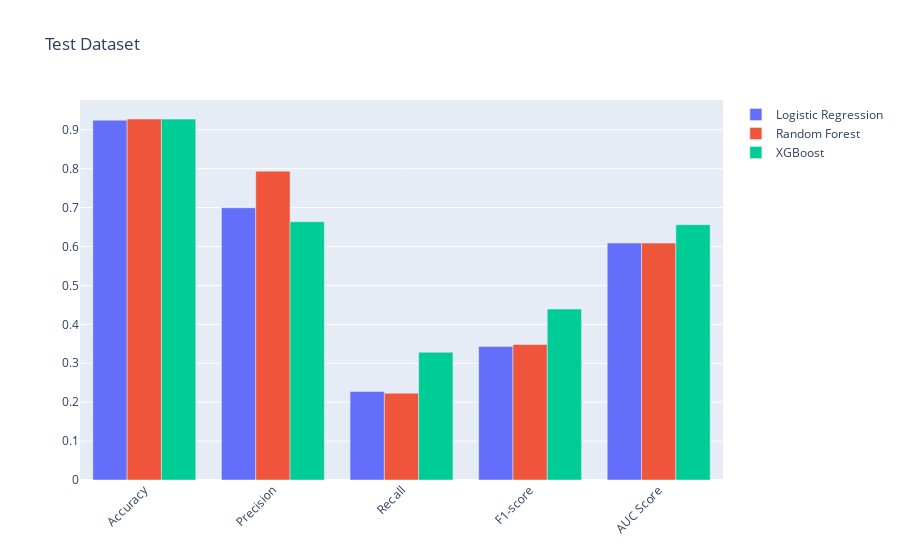

The notebook cell saved with this chart:
### Code cell
plot_bar_results("Test", all_metrics_values)

### Figure 1 — Plotly figure (JSON) as saved in the notebook; plotly's stock layout.template omitted (floating-point values rounded to 4 significant figures)
{"data": [{"name": "Logistic Regression", "type": "bar", "x": ["Accuracy", "Precision", "Recall", "F1-score", "AUC Score"], "y": [0.9247, 0.6996, 0.2275, 0.3433, 0.6091]}, {"name": "Random Forest", "type": "bar", "x": ["Accuracy", "Precision", "Recall", "F1-score", "AUC Score"], "y": [0.9278, 0.7937, 0.2231, 0.3483, 0.6088]}, {"name": "XGBoost", "type": "bar", "x": ["Accuracy", "Precision", "Recall", "F1-score", "AUC Score"], "y": [0.9275, 0.6637, 0.3283, 0.4393, 0.6563]}], "layout": {"barmode": "group", "title": {"text": "Test Dataset"}, "xaxis": {"tickangle": -45}}}
